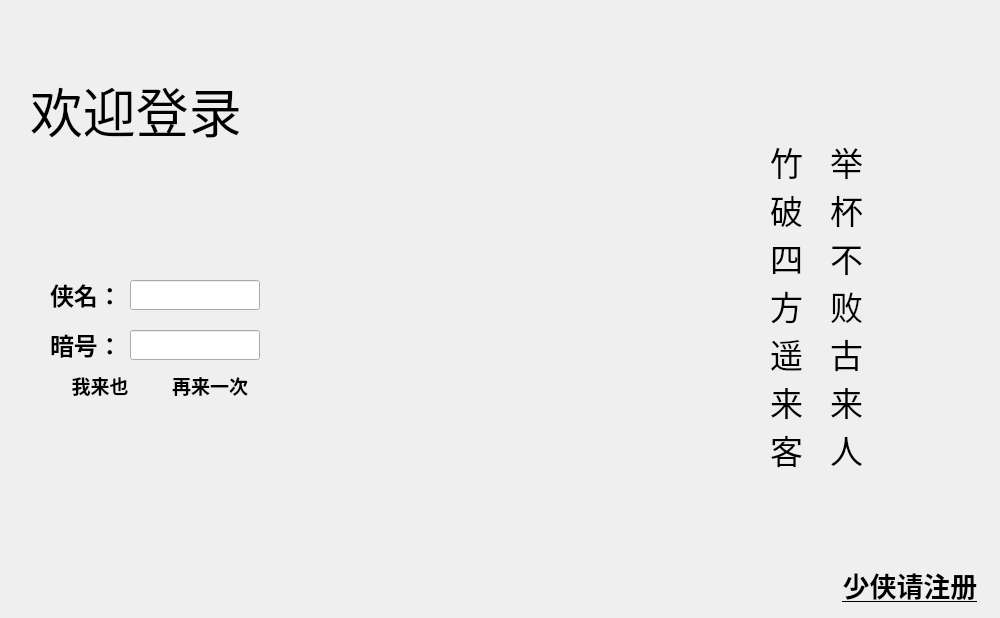
<?xml version="1.0" encoding="UTF-8"?>
<ui version="4.0">
 <class>Login</class>
 <widget class="QDialog" name="Login">
  <property name="geometry">
   <rect>
    <x>0</x>
    <y>0</y>
    <width>1000</width>
    <height>618</height>
   </rect>
  </property>
  <property name="minimumSize">
   <size>
    <width>1000</width>
    <height>618</height>
   </size>
  </property>
  <property name="maximumSize">
   <size>
    <width>1000</width>
    <height>618</height>
   </size>
  </property>
  <property name="windowTitle">
   <string>Login</string>
  </property>
  <property name="styleSheet">
   <string notr="true">border-image: url(:/image/images/Login_bg.png);</string>
  </property>
  <widget class="QLabel" name="label">
   <property name="geometry">
    <rect>
     <x>30</x>
     <y>60</y>
     <width>300</width>
     <height>100</height>
    </rect>
   </property>
   <property name="font">
    <font>
     <family>hakuyoxingshu7000</family>
     <pointsize>40</pointsize>
    </font>
   </property>
   <property name="styleSheet">
    <string notr="true">border-image:None
</string>
   </property>
   <property name="text">
    <string>欢迎登录</string>
   </property>
  </widget>
  <widget class="QPushButton" name="pushButton">
   <property name="geometry">
    <rect>
     <x>820</x>
     <y>560</y>
     <width>180</width>
     <height>50</height>
    </rect>
   </property>
   <property name="font">
    <font>
     <family>hakuyoxingshu7000</family>
     <pointsize>20</pointsize>
     <weight>75</weight>
     <bold>true</bold>
     <underline>true</underline>
    </font>
   </property>
   <property name="styleSheet">
    <string notr="true">border-image:None</string>
   </property>
   <property name="text">
    <string>少侠请注册</string>
   </property>
   <property name="flat">
    <bool>true</bool>
   </property>
  </widget>
  <widget class="QLabel" name="label_2">
   <property name="geometry">
    <rect>
     <x>50</x>
     <y>280</y>
     <width>70</width>
     <height>30</height>
    </rect>
   </property>
   <property name="font">
    <font>
     <family>hakuyoxingshu7000</family>
     <pointsize>18</pointsize>
     <weight>75</weight>
     <bold>true</bold>
    </font>
   </property>
   <property name="styleSheet">
    <string notr="true">border-image:None</string>
   </property>
   <property name="text">
    <string>侠名：</string>
   </property>
  </widget>
  <widget class="QLabel" name="label_3">
   <property name="geometry">
    <rect>
     <x>50</x>
     <y>330</y>
     <width>70</width>
     <height>30</height>
    </rect>
   </property>
   <property name="font">
    <font>
     <family>hakuyoxingshu7000</family>
     <pointsize>18</pointsize>
     <weight>75</weight>
     <bold>true</bold>
    </font>
   </property>
   <property name="styleSheet">
    <string notr="true">border-image:None</string>
   </property>
   <property name="text">
    <string>暗号：</string>
   </property>
  </widget>
  <widget class="QLineEdit" name="lineEdit">
   <property name="geometry">
    <rect>
     <x>130</x>
     <y>280</y>
     <width>130</width>
     <height>30</height>
    </rect>
   </property>
   <property name="styleSheet">
    <string notr="true">border-image:None</string>
   </property>
  </widget>
  <widget class="QLineEdit" name="lineEdit_2">
   <property name="geometry">
    <rect>
     <x>130</x>
     <y>330</y>
     <width>130</width>
     <height>30</height>
    </rect>
   </property>
   <property name="styleSheet">
    <string notr="true">border-image:None</string>
   </property>
  </widget>
  <widget class="QPushButton" name="pushButton_2">
   <property name="geometry">
    <rect>
     <x>50</x>
     <y>370</y>
     <width>100</width>
     <height>30</height>
    </rect>
   </property>
   <property name="font">
    <font>
     <family>hakuyoxingshu7000</family>
     <pointsize>14</pointsize>
     <weight>75</weight>
     <bold>true</bold>
    </font>
   </property>
   <property name="styleSheet">
    <string notr="true">border-image:None</string>
   </property>
   <property name="text">
    <string>我来也</string>
   </property>
   <property name="flat">
    <bool>true</bool>
   </property>
  </widget>
  <widget class="QPushButton" name="pushButton_3">
   <property name="geometry">
    <rect>
     <x>160</x>
     <y>370</y>
     <width>100</width>
     <height>30</height>
    </rect>
   </property>
   <property name="font">
    <font>
     <family>hakuyoxingshu7000</family>
     <pointsize>14</pointsize>
     <weight>75</weight>
     <bold>true</bold>
    </font>
   </property>
   <property name="styleSheet">
    <string notr="true">border-image:None</string>
   </property>
   <property name="text">
    <string>再来一次</string>
   </property>
   <property name="flat">
    <bool>true</bool>
   </property>
  </widget>
  <widget class="QLabel" name="label_4">
   <property name="geometry">
    <rect>
     <x>770</x>
     <y>130</y>
     <width>35</width>
     <height>350</height>
    </rect>
   </property>
   <property name="font">
    <font>
     <family>hakuyoxingshu7000</family>
     <pointsize>25</pointsize>
    </font>
   </property>
   <property name="styleSheet">
    <string notr="true">border-image:None</string>
   </property>
   <property name="text">
    <string>竹破四方遥来客</string>
   </property>
   <property name="wordWrap">
    <bool>true</bool>
   </property>
  </widget>
  <widget class="QLabel" name="label_5">
   <property name="geometry">
    <rect>
     <x>830</x>
     <y>130</y>
     <width>35</width>
     <height>350</height>
    </rect>
   </property>
   <property name="font">
    <font>
     <family>hakuyoxingshu7000</family>
     <pointsize>25</pointsize>
    </font>
   </property>
   <property name="styleSheet">
    <string notr="true">border-image:None</string>
   </property>
   <property name="text">
    <string>举杯不败古来人</string>
   </property>
   <property name="wordWrap">
    <bool>true</bool>
   </property>
  </widget>
 </widget>
 <layoutdefault spacing="6" margin="11"/>
 <resources/>
 <connections/>
</ui>
